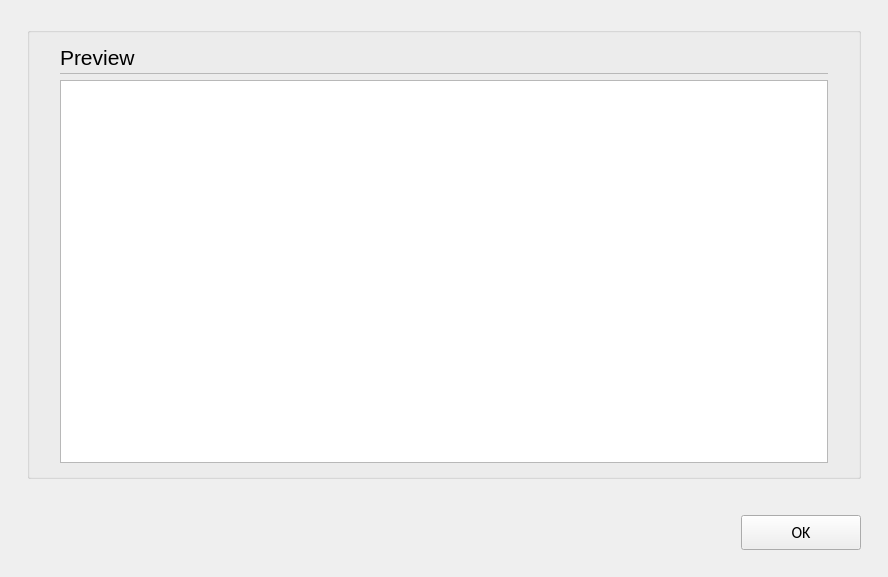
<?xml version="1.0" encoding="UTF-8"?>
<ui version="4.0">
 <class>C_SyvUpPacHexFileView</class>
 <widget class="QWidget" name="C_SyvUpPacHexFileView">
  <property name="geometry">
   <rect>
    <x>0</x>
    <y>0</y>
    <width>888</width>
    <height>577</height>
   </rect>
  </property>
  <property name="windowTitle">
   <string>C_SyvUpHexFileView</string>
  </property>
  <layout class="QVBoxLayout" name="verticalLayout">
   <property name="leftMargin">
    <number>27</number>
   </property>
   <property name="topMargin">
    <number>27</number>
   </property>
   <property name="rightMargin">
    <number>27</number>
   </property>
   <property name="bottomMargin">
    <number>0</number>
   </property>
   <item>
    <widget class="stw::opensyde_gui_elements::C_OgeGbx" name="pc_GroupBoxGeneral_5">
     <property name="title">
      <string/>
     </property>
     <layout class="QVBoxLayout" name="verticalLayout_6">
      <property name="spacing">
       <number>0</number>
      </property>
      <property name="leftMargin">
       <number>30</number>
      </property>
      <property name="rightMargin">
       <number>30</number>
      </property>
      <property name="bottomMargin">
       <number>13</number>
      </property>
      <item>
       <layout class="QHBoxLayout" name="horizontalLayout_7" stretch="0,1">
        <property name="spacing">
         <number>6</number>
        </property>
        <item>
         <widget class="stw::opensyde_gui_elements::C_OgeLabHeadingGroupBold" name="pc_LabelHeadingPreview">
          <property name="minimumSize">
           <size>
            <width>0</width>
            <height>30</height>
           </size>
          </property>
          <property name="maximumSize">
           <size>
            <width>16777215</width>
            <height>30</height>
           </size>
          </property>
          <property name="font">
           <font>
            <family>Segoe UI</family>
            <pointsize>16</pointsize>
           </font>
          </property>
          <property name="text">
           <string>Preview</string>
          </property>
         </widget>
        </item>
        <item>
         <spacer name="horizontalSpacer_10">
          <property name="orientation">
           <enum>Qt::Horizontal</enum>
          </property>
          <property name="sizeHint" stdset="0">
           <size>
            <width>40</width>
            <height>1</height>
           </size>
          </property>
         </spacer>
        </item>
       </layout>
      </item>
      <item>
       <layout class="QHBoxLayout" name="horizontalLayout_20" stretch="0">
        <property name="spacing">
         <number>0</number>
        </property>
        <property name="topMargin">
         <number>1</number>
        </property>
        <property name="rightMargin">
         <number>0</number>
        </property>
        <property name="bottomMargin">
         <number>0</number>
        </property>
        <item>
         <widget class="stw::opensyde_gui_elements::C_OgeFraSeparator" name="pc_Frame_3">
          <property name="minimumSize">
           <size>
            <width>0</width>
            <height>1</height>
           </size>
          </property>
          <property name="maximumSize">
           <size>
            <width>16777215</width>
            <height>1</height>
           </size>
          </property>
          <property name="frameShape">
           <enum>QFrame::StyledPanel</enum>
          </property>
          <property name="frameShadow">
           <enum>QFrame::Raised</enum>
          </property>
         </widget>
        </item>
       </layout>
      </item>
      <item>
       <spacer name="verticalSpacer_6">
        <property name="orientation">
         <enum>Qt::Vertical</enum>
        </property>
        <property name="sizeType">
         <enum>QSizePolicy::Fixed</enum>
        </property>
        <property name="sizeHint" stdset="0">
         <size>
          <width>6</width>
          <height>6</height>
         </size>
        </property>
       </spacer>
      </item>
      <item>
       <widget class="stw::opensyde_gui_elements::C_OgeTedPropertiesComment" name="pc_TextEditContent"/>
      </item>
     </layout>
    </widget>
   </item>
   <item>
    <spacer name="pc_VerticalSpacerButtonsObove">
     <property name="orientation">
      <enum>Qt::Vertical</enum>
     </property>
     <property name="sizeType">
      <enum>QSizePolicy::Fixed</enum>
     </property>
     <property name="sizeHint" stdset="0">
      <size>
       <width>20</width>
       <height>30</height>
      </size>
     </property>
    </spacer>
   </item>
   <item>
    <layout class="QHBoxLayout" name="horizontalLayout_22">
     <item>
      <spacer name="horizontalSpacer_9">
       <property name="orientation">
        <enum>Qt::Horizontal</enum>
       </property>
       <property name="sizeHint" stdset="0">
        <size>
         <width>40</width>
         <height>20</height>
        </size>
       </property>
      </spacer>
     </item>
     <item>
      <widget class="stw::opensyde_gui_elements::C_OgePubDialog" name="pc_PushButtonOk">
       <property name="minimumSize">
        <size>
         <width>120</width>
         <height>35</height>
        </size>
       </property>
       <property name="maximumSize">
        <size>
         <width>120</width>
         <height>35</height>
        </size>
       </property>
       <property name="font">
        <font>
         <family>Calibri</family>
         <pointsize>12</pointsize>
        </font>
       </property>
       <property name="text">
        <string>OK</string>
       </property>
      </widget>
     </item>
    </layout>
   </item>
   <item>
    <spacer name="verticalSpacer_7">
     <property name="orientation">
      <enum>Qt::Vertical</enum>
     </property>
     <property name="sizeType">
      <enum>QSizePolicy::Fixed</enum>
     </property>
     <property name="sizeHint" stdset="0">
      <size>
       <width>20</width>
       <height>27</height>
      </size>
     </property>
    </spacer>
   </item>
  </layout>
 </widget>
 <customwidgets>
  <customwidget>
   <class>stw::opensyde_gui_elements::C_OgeFraSeparator</class>
   <extends>QFrame</extends>
   <header>C_OgeFraSeparator.hpp</header>
   <container>1</container>
  </customwidget>
  <customwidget>
   <class>stw::opensyde_gui_elements::C_OgeLabHeadingGroupBold</class>
   <extends>QLabel</extends>
   <header>C_OgeLabHeadingGroupBold.hpp</header>
  </customwidget>
  <customwidget>
   <class>stw::opensyde_gui_elements::C_OgeTedPropertiesComment</class>
   <extends>QTextEdit</extends>
   <header>C_OgeTedPropertiesComment.hpp</header>
  </customwidget>
  <customwidget>
   <class>stw::opensyde_gui_elements::C_OgePubDialog</class>
   <extends>QPushButton</extends>
   <header>C_OgePubDialog.hpp</header>
  </customwidget>
  <customwidget>
   <class>stw::opensyde_gui_elements::C_OgeGbx</class>
   <extends>QGroupBox</extends>
   <header>C_OgeGbx.hpp</header>
   <container>1</container>
  </customwidget>
 </customwidgets>
 <resources/>
 <connections/>
</ui>
